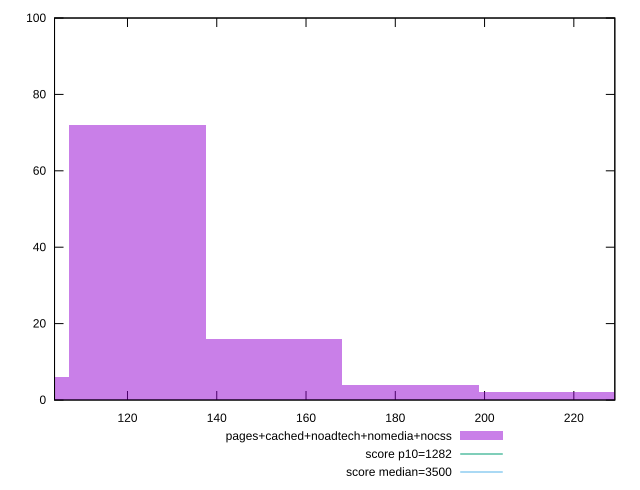

Source code (gnuplot):
reset

$pagesCachedNoadtechNomediaNocss <<EOF
122.28706046087378 72
91.71529534565533 6
152.85882557609222 16
183.43059069131067 4
214.0023558065291 2
EOF

set key outside below
set boxwidth 30.571765115218444
set xrange [103.65599999999998:229.18399999999997]
set yrange [0:100]
set trange [0:100]
set style fill transparent solid 0.5 noborder

set parametric
set terminal svg size 640, 490 enhanced background rgb 'white'
set output "report_00009_2021-02-08T22-37-41.559Z/bootup-time/comparison/histogram/4_vs_5.svg"

plot $pagesCachedNoadtechNomediaNocss title "pages+cached+noadtech+nomedia+nocss" with boxes, \
     1282,t title "score p10=1282", \
     3500,t title "score median=3500"

reset
